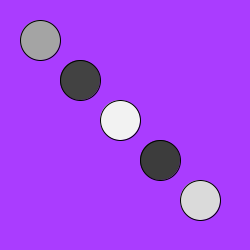
Frame 1 (no input)
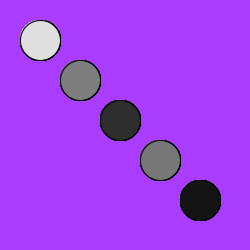
Frame 60 (the mouse pressed at the canvas centre just before this capture)
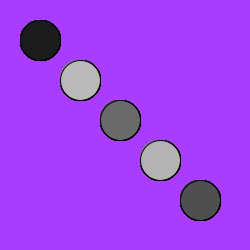
Frame 120 (the mouse held since frame 60 and released just before this capture)

The Processing sketch that drew these frames (run headless with seeded random() and noise(); from frame 60 on, the mouse is pressed at the canvas centre):

// Processing sketch: processing_76397
// ── processing_76397.pde

//Sarah Anderson, seanders
//ems2 hw8b


int nVals = 5;
int valArray[] = new int [nVals];


void setup(){
smooth();
size(250,250);
background(170,60,255);
for (int i=0; i<nVals; i++){
  int randVal = (int) random(255);
  valArray[i]=randVal;
  }

}

void draw()
{
int val=0; 
for(int c=0; c<5; c++){  
  fill(valArray[val]);
  ellipse(40+(c*40),40+(c*40),40,40);
  if (valArray[val]==255){
    valArray[val]=0;
    
    }
  else{
    valArray[val]++;
     val++; 
    } 
  }
}
